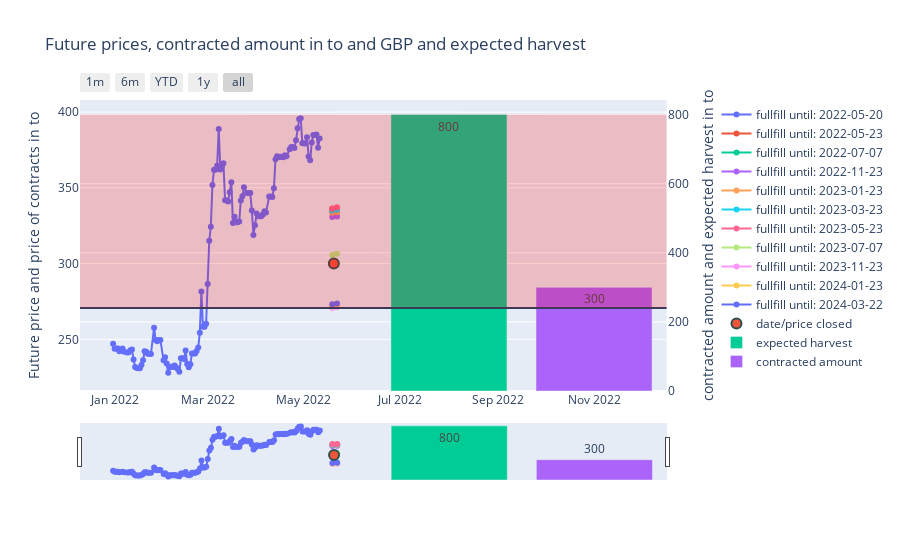

This figure's notebook cell:
### Code cell
fig.show()

### Figure 1 — Plotly figure (JSON) as saved in the notebook; plotly's stock layout.template omitted (floating-point values rounded to 4 significant figures)
{"data": [{"marker": {"colorscale": [[0, "rgb(75, 41, 145)"], [0.1667, "rgb(135, 44, 162)"], [0.3333, "rgb(192, 54, 157)"], [0.5, "rgb(234, 79, 136)"], [0.6667, "rgb(250, 120, 118)"], [0.8333, "rgb(246, 169, 122)"], [1, "rgb(237, 217, 163)"]]}, "mode": "lines+markers", "name": "fullfill until: 2022-05-20", "type": "scatter", "x": ["2021-12-31", "2022-01-01", "2022-01-02", "2022-01-03", "2022-01-04", "2022-01-06", "2022-01-07", "2022-01-09", "2022-01-10", "2022-01-11", "2022-01-12", "2022-01-13", "2022-01-14", "2022-01-15", "2022-01-16", "2022-01-17", "2022-01-18", "2022-01-19", "2022-01-20", "2022-01-21", "2022-01-22", "2022-01-23", "2022-01-24", "2022-01-26", "2022-01-27", "2022-01-28", "2022-01-29", "2022-01-30", "2022-02-01", "2022-02-02", "2022-02-03", "2022-02-04", "2022-02-05", "2022-02-06", "2022-02-07", "2022-02-08", "2022-02-09", "2022-02-10", "2022-02-11", "2022-02-12", "2022-02-13", "2022-02-14", "2022-02-15", "2022-02-16", "2022-02-17", "2022-02-18", "2022-02-19", "2022-02-20", "2022-02-21", "2022-02-22", "2022-02-23", "2022-02-24", "2022-02-25", "2022-02-26", "2022-02-27", "2022-02-28", "2022-03-01", "2022-03-02", "2022-03-03", "2022-03-04", "2022-03-05", "2022-03-06", "2022-03-07", "2022-03-08", "2022-03-09", "2022-03-10", "2022-03-11", "2022-03-12", "2022-03-13", "2022-03-14", "2022-03-15", "2022-03-16", "2022-03-17", "2022-03-18", "2022-03-19", "2022-03-20", "2022-03-21", "2022-03-22", "2022-03-23", "2022-03-24", "2022-03-26", "2022-03-27", "2022-03-28", "2022-03-29", "2022-03-30", "2022-03-31", "2022-04-01", "2022-04-02", "2022-04-03", "2022-04-04", "2022-04-05", "2022-04-06", "2022-04-07", "2022-04-09", "2022-04-10", "2022-04-11", "2022-04-12", "2022-04-13", "2022-04-14", "2022-04-15", "2022-04-16", "2022-04-17", "2022-04-18", "2022-04-19", "2022-04-20", "2022-04-22", "2022-04-23", "2022-04-24", "2022-04-25", "2022-04-26", "2022-04-27", "2022-04-28", "2022-04-29", "2022-04-30", "2022-05-01", "2022-05-02", "2022-05-03", "2022-05-04", "2022-05-05", "2022-05-06", "2022-05-07", "2022-05-08", "2022-05-09", "2022-05-10", "2022-05-11"], "xaxis": "x", "y": [247.1, 243.8, 243.9, 243.9, 242.1, 243.9, 241.8, 241.3, 241.5, 242.8, 243.3, 236.7, 231.7, 231.0, 230.9, 230.9, 233.0, 236.2, 242.1, 241.8, 240.4, 240.4, 240.3, 257.7, 249.6, 248.7, 249.6, 249.6, 236.2, 238.2, 234.0, 228.0, 231.9, 231.9, 231.8, 232.8, 231.4, 230.5, 228.6, 237.5, 237.5, 237.0, 242.6, 233.7, 231.6, 233.5, 240.7, 240.7, 240.6, 242.2, 244.6, 254.3, 281.5, 258.4, 258.4, 260.3, 286.6, 315.0, 324.3, 351.8, 361.9, 361.9, 364.5, 388.8, 362.2, 364.3, 366.3, 341.8, 341.8, 341.0, 347.0, 353.7, 326.8, 330.9, 327.2, 327.2, 327.8, 341.6, 344.4, 350.4, 346.7, 346.7, 346.6, 335.1, 318.9, 325.2, 333.0, 331.3, 331.3, 331.3, 332.3, 334.4, 333.6, 344.3, 344.3, 344.0, 349.7, 368.9, 370.8, 370.3, 370.6, 370.6, 370.2, 371.5, 370.8, 375.4, 376.9, 376.9, 376.3, 381.3, 389.3, 395.4, 395.9, 379.3, 379.3, 379.3, 383.4, 370.7, 368.2, 379.8, 384.9, 384.9, 385.1, 376.5, 382.6], "yaxis": "y"}, {"marker": {"colorscale": [[0, "rgb(75, 41, 145)"], [0.1667, "rgb(135, 44, 162)"], [0.3333, "rgb(192, 54, 157)"], [0.5, "rgb(234, 79, 136)"], [0.6667, "rgb(250, 120, 118)"], [0.8333, "rgb(246, 169, 122)"], [1, "rgb(237, 217, 163)"]]}, "mode": "lines+markers", "name": "fullfill until: 2022-05-23", "type": "scatter", "x": ["2022-05-19"], "xaxis": "x", "y": [336.3], "yaxis": "y"}, {"marker": {"colorscale": [[0, "rgb(75, 41, 145)"], [0.1667, "rgb(135, 44, 162)"], [0.3333, "rgb(192, 54, 157)"], [0.5, "rgb(234, 79, 136)"], [0.6667, "rgb(250, 120, 118)"], [0.8333, "rgb(246, 169, 122)"], [1, "rgb(237, 217, 163)"]]}, "mode": "lines+markers", "name": "fullfill until: 2022-07-07", "type": "scatter", "x": ["2022-05-19", "2022-05-22"], "xaxis": "x", "y": [334.5, 334.7], "yaxis": "y"}, {"marker": {"colorscale": [[0, "rgb(75, 41, 145)"], [0.1667, "rgb(135, 44, 162)"], [0.3333, "rgb(192, 54, 157)"], [0.5, "rgb(234, 79, 136)"], [0.6667, "rgb(250, 120, 118)"], [0.8333, "rgb(246, 169, 122)"], [1, "rgb(237, 217, 163)"]]}, "mode": "lines+markers", "name": "fullfill until: 2022-11-23", "type": "scatter", "x": ["2022-05-19", "2022-05-22"], "xaxis": "x", "y": [330.8, 331], "yaxis": "y"}, {"marker": {"colorscale": [[0, "rgb(75, 41, 145)"], [0.1667, "rgb(135, 44, 162)"], [0.3333, "rgb(192, 54, 157)"], [0.5, "rgb(234, 79, 136)"], [0.6667, "rgb(250, 120, 118)"], [0.8333, "rgb(246, 169, 122)"], [1, "rgb(237, 217, 163)"]]}, "mode": "lines+markers", "name": "fullfill until: 2023-01-23", "type": "scatter", "x": ["2022-05-19", "2022-05-22"], "xaxis": "x", "y": [333.6, 333.8], "yaxis": "y"}, {"marker": {"colorscale": [[0, "rgb(75, 41, 145)"], [0.1667, "rgb(135, 44, 162)"], [0.3333, "rgb(192, 54, 157)"], [0.5, "rgb(234, 79, 136)"], [0.6667, "rgb(250, 120, 118)"], [0.8333, "rgb(246, 169, 122)"], [1, "rgb(237, 217, 163)"]]}, "mode": "lines+markers", "name": "fullfill until: 2023-03-23", "type": "scatter", "x": ["2022-05-19", "2022-05-22"], "xaxis": "x", "y": [334.9, 335.6], "yaxis": "y"}, {"marker": {"colorscale": [[0, "rgb(75, 41, 145)"], [0.1667, "rgb(135, 44, 162)"], [0.3333, "rgb(192, 54, 157)"], [0.5, "rgb(234, 79, 136)"], [0.6667, "rgb(250, 120, 118)"], [0.8333, "rgb(246, 169, 122)"], [1, "rgb(237, 217, 163)"]]}, "mode": "lines+markers", "name": "fullfill until: 2023-05-23", "type": "scatter", "x": ["2022-05-19", "2022-05-22"], "xaxis": "x", "y": [336.1, 337.1], "yaxis": "y"}, {"marker": {"colorscale": [[0, "rgb(75, 41, 145)"], [0.1667, "rgb(135, 44, 162)"], [0.3333, "rgb(192, 54, 157)"], [0.5, "rgb(234, 79, 136)"], [0.6667, "rgb(250, 120, 118)"], [0.8333, "rgb(246, 169, 122)"], [1, "rgb(237, 217, 163)"]]}, "mode": "lines+markers", "name": "fullfill until: 2023-07-07", "type": "scatter", "x": ["2022-05-19", "2022-05-22"], "xaxis": "x", "y": [305.7, 306.4], "yaxis": "y"}, {"marker": {"colorscale": [[0, "rgb(75, 41, 145)"], [0.1667, "rgb(135, 44, 162)"], [0.3333, "rgb(192, 54, 157)"], [0.5, "rgb(234, 79, 136)"], [0.6667, "rgb(250, 120, 118)"], [0.8333, "rgb(246, 169, 122)"], [1, "rgb(237, 217, 163)"]]}, "mode": "lines+markers", "name": "fullfill until: 2023-11-23", "type": "scatter", "x": ["2022-05-19", "2022-05-22"], "xaxis": "x", "y": [270.6, 271.1], "yaxis": "y"}, {"marker": {"colorscale": [[0, "rgb(75, 41, 145)"], [0.1667, "rgb(135, 44, 162)"], [0.3333, "rgb(192, 54, 157)"], [0.5, "rgb(234, 79, 136)"], [0.6667, "rgb(250, 120, 118)"], [0.8333, "rgb(246, 169, 122)"], [1, "rgb(237, 217, 163)"]]}, "mode": "lines+markers", "name": "fullfill until: 2024-01-23", "type": "scatter", "x": ["2022-05-19", "2022-05-22"], "xaxis": "x", "y": [271.6, 272.1], "yaxis": "y"}, {"marker": {"colorscale": [[0, "rgb(75, 41, 145)"], [0.1667, "rgb(135, 44, 162)"], [0.3333, "rgb(192, 54, 157)"], [0.5, "rgb(234, 79, 136)"], [0.6667, "rgb(250, 120, 118)"], [0.8333, "rgb(246, 169, 122)"], [1, "rgb(237, 217, 163)"]]}, "mode": "lines+markers", "name": "fullfill until: 2024-03-22", "type": "scatter", "x": ["2022-05-19", "2022-05-22"], "xaxis": "x", "y": [273.1, 273.6], "yaxis": "y"}, {"marker": {"line": {"color": "DarkSlateGrey", "width": 2}, "size": 10}, "mode": "markers", "name": "date/price closed", "type": "scatter", "x": ["2022-05-20"], "xaxis": "x", "y": [300], "yaxis": "y"}, {"name": "expected harvest", "text": "800", "type": "bar", "x": ["2022-08-01T00:00:00"], "xaxis": "x", "y": [800], "yaxis": "y2"}, {"name": "contracted amount", "text": [300], "type": "bar", "x": ["2022-11-01"], "xaxis": "x", "y": [300], "yaxis": "y2"}], "layout": {"autosize": true, "shapes": [{"type": "line", "x0": 0, "x1": 1, "xref": "x domain", "y0": 240, "y1": 240, "yref": "y2"}, {"fillcolor": "red", "line": {"width": 0}, "opacity": 0.2, "type": "rect", "x0": 0, "x1": 1, "xref": "x domain", "y0": 240, "y1": 800, "yref": "y2"}], "title": {"text": "Future prices, contracted amount in to and GBP and expected harvest"}, "xaxis": {"anchor": "y", "autorange": true, "domain": [0, 0.94], "range": ["2021-12-10 23:05:12.2896", "2022-12-17"], "rangeselector": {"buttons": [{"count": 1, "label": "1m", "step": "month", "stepmode": "todate"}, {"count": 6, "label": "6m", "step": "month", "stepmode": "todate"}, {"count": 1, "label": "YTD", "step": "year", "stepmode": "todate"}, {"count": 1, "label": "1y", "step": "year", "stepmode": "backward"}, {"step": "all"}]}, "rangeslider": {"autorange": true, "range": ["2021-12-10 23:05:12.2896", "2022-12-17"], "visible": true, "yaxis": {"_template": null, "rangemode": "match"}, "yaxis2": {"_template": null, "rangemode": "match"}}, "type": "date"}, "yaxis": {"anchor": "x", "autorange": true, "domain": [0, 1], "range": [211.8, 412.0], "title": {"text": "Future price and price of contracts in to"}, "type": "linear"}, "yaxis2": {"anchor": "x", "autorange": true, "overlaying": "y", "range": [0, 842.1], "side": "right", "title": {"text": "contracted amount and expected harvest in to"}, "type": "linear"}}}
